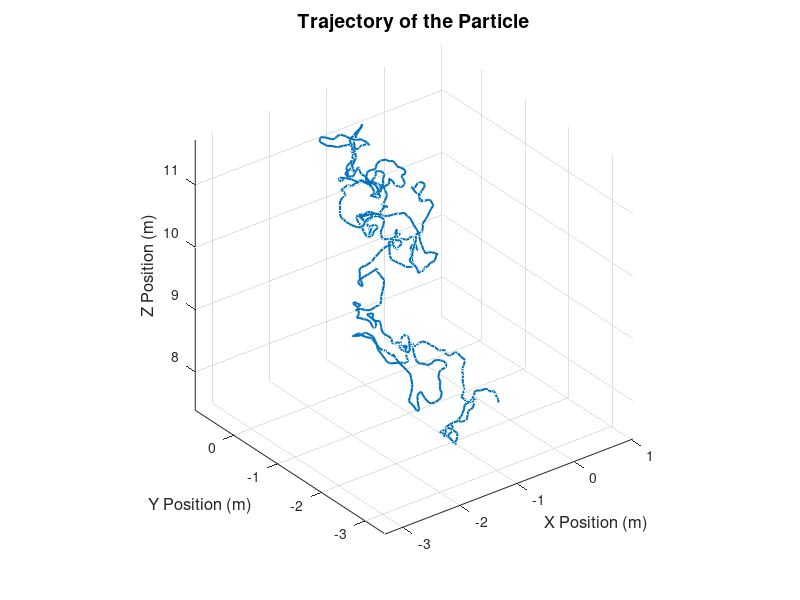

Here is the MATLAB script that generated this plot:
N = 1000; 
dt_min = 0; 
dt_max = 0.01; 
p_min = -1e-8; 
p_max = 1e-8; 

radius = 50e-6;
density_particle = 2500; 
Cd = 0.69; 
g = 10; 
density_air = 1.4; 

dt = dt_min + (dt_max - dt_min) * rand(N, 1); 
px = p_min + (p_max - p_min) * rand(N, 1); 
py = p_min + (p_max - p_min) * rand(N, 1); 
pz = p_min + (p_max - p_min) * rand(N, 1); 

t = cumsum(dt); 

x0 = 0;
y0 = 0;
z0 = 10;
vx = 0;
vy = 0;
vz = 0;

volume = (4/3) * pi * radius^3;
mass = density_particle * volume;

x = zeros(N, 1);
y = zeros(N, 1);
z = zeros(N, 1);
x(1) = x0;
y(1) = y0;
z(1) = z0;

for i = 2:N
    vx = vx + px(i) / mass;
    vy = vy + py(i) / mass;
    vz = vz + pz(i) / mass;
    
    v = sqrt(vx^2 + vy^2 + vz^2);
    Fd = 0.5 * Cd * density_air * pi * radius^2 * v^2;
    
    ax = -Fd * vx / (mass * v);
    ay = -Fd * vy / (mass * v);
    az = -Fd * vz / (mass * v) - g;
    
    vx = vx + ax * dt(i);
    vy = vy + ay * dt(i);
    vz = vz + az * dt(i);
    
    x(i) = x(i-1) + vx * dt(i);
    y(i) = y(i-1) + vy * dt(i);
    z(i) = z(i-1) + vz * dt(i);
end

figure;
plot3(x, y, z, 'LineWidth', 1.5);
xlabel('X Position (m)', 'FontSize', 12);
ylabel('Y Position (m)', 'FontSize', 12);
zlabel('Z Position (m)', 'FontSize', 12);
title('Trajectory of the Particle', 'FontSize', 14);
grid on;
axis equal;